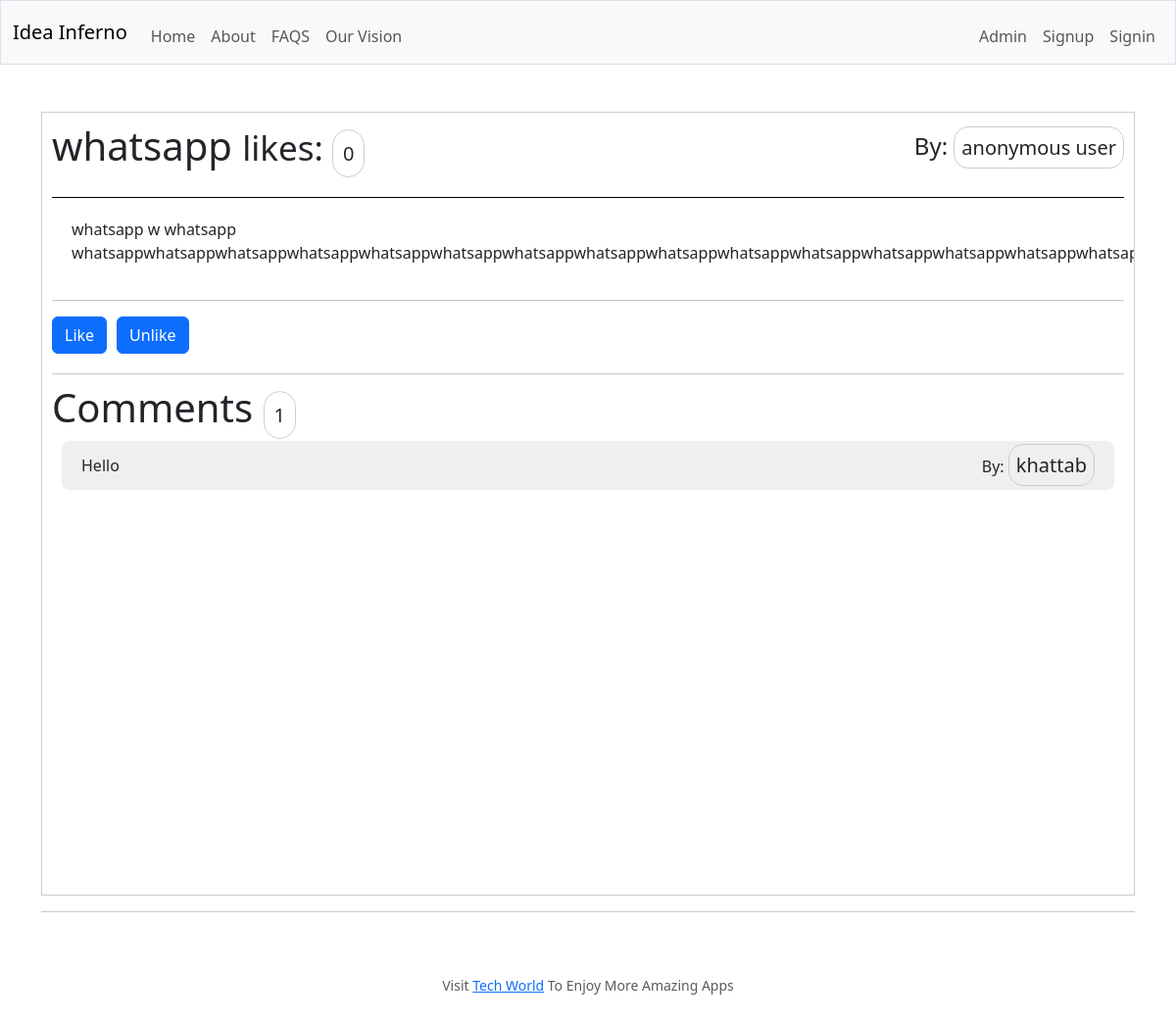
Screenshot of /post/2 with the database file from the repository.
### tables this page shows
CREATE TABLE posts (
    id INTEGER PRIMARY KEY,
    user_id INTEGER NOT NULL,
    author TEXT NOT NULL,
    title TEXT NOT NULL,
    body TEXT NOT NULL,
    category TEXT NOT NULL,
    file_path TEXT,
    likes INTEGER DEFAULT 0,
    posted_at DATETIME DEFAULT CURRENT_TIMESTAMP,
    is_anonymous BOOLEAN DEFAULT 0
);

CREATE TABLE comments (
    id INTEGER PRIMARY KEY,
    post_id INTEGER NOT NULL,
    user_id INTEGER NOT NULL,
    user_name TEXT NOT NULL,
    parent_comment_id INTEGER,
    content TEXT NOT NULL,
    likes INTEGER DEFAULT 0,
    posted_at DATETIME DEFAULT CURRENT_TIMESTAMP,
    is_anonymous BOOLEAN DEFAULT 0
);

### app.py (the view)
@app.route("/post/<string:id>")
def post(id):
    post = db.execute("SELECT * FROM posts WHERE id = ?", id)[0]
    comments = db.execute("SELECT * FROM comments WHERE post_id = ?", id)
    no_of_comments = db.execute('SELECT COUNT(*) FROM comments WHERE post_id = ?', id)[0]['COUNT(*)']
    return render_template('post.html', post=post, comments=comments, no_of_comments=no_of_comments)

### templates/post.html (shortened to what this page needs)
{% extends 'layout.html' %}
{% block main %}
<div class="page home">
    <div class="post-head">
        <h1 class="display-6">{{post.title}} <small>likes: <span class="like">{{post.likes}}</span></small></h1>
        <h4>By:
            {% if post.author == session.username %}
            <span class="author">You</span>
            {% elif post['is_anonymous'] == 1 %}
            <span class="author">anonymous user</span>
            {% else %}
            <span class="author">{{post.author}}</span>
            {% endif %}
        </h4>
    </div>
    <div>
        <div class="post-body">
            {{post.body | safe}}
        </div>
        <hr>
        {% if session.username != post.author %}
        <div class="radio">
            <form action="{{url_for('like_post', id=post.id)}}" method="post">
                <input type="submit" value="Like" class="btn btn-primary">
            </form>
            <form action="{{url_for('unlike_post', id=post.id)}}" method="post">
                <input type="submit" value="Unlike" class="btn btn-primary">
            </form>
        </div>
        {% endif %}
        <div class="comments-section">
            <h2 class="display-6">Comments <span class="like">{{no_of_comments}}</span></h2>
            <div id="comments-container">
                {% for comment in comments %}
                    <div class="comment">
                        <p>{{comment.content}}</p>
                        {% if comment.user_name == session.username %}
                        <p>By: <span class="author">You</span></p>
                        {% else %}
                        <p>By: <span class="author">{{comment.user_name}}</span></p>
                        {% endif %}
                    </div>
                {% else %}
                <p>No Comments Yet</p>
                {% endfor %}
            </div>
        </div>
    </div>
</div>
<hr>
{% endblock %}

### static/style.css (style rules this page uses)
body { overflow-y: scroll; }
.radio { align-items: center; display: flex; gap: 10px; list-style-type: none; list-style: none; text-decoration: none; margin: 0; padding: 0; height: 100%; margin-bottom: 20px; }
.page { padding: 10px; border: 1px solid #ccc; }
.home { height: 100vh; position: relative; overflow-y: scroll; }
.post-head { display: flex; justify-content: space-between; align-items: center; top: 0; }
.author { font-size: 20px; border: 1px solid #ccc; padding: 7px; border-radius: 15px; }
.like { font-size: 20px; padding: 10px; border-radius: 100px; border: 1px solid #ccc; }
.post-body { margin-top: 20px; border-top: 1px solid #000; padding: 20px; }
.comments-section { margin-top: 20px; border-top: 1px solid #ccc; padding-top: 10px; }
.comment { margin: 10px; height: 50px; padding: 20px; background: #f0efef; border-radius: 8px; display: flex; align-items: center; justify-content: space-between; }
.comment p { margin-top: 20px; margin-bottom: 20px; }

### rows the page displays
posts: title "whatsapp", likes "0", body "whatsapp w whatsapp…"
comments: content "Hello", user_name "khattab"

### other values shown
{{ no_of_comments }} "1"
